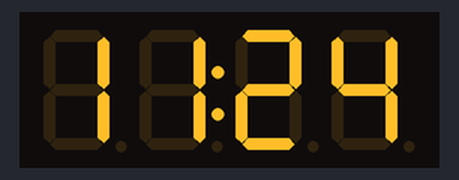
The sketch below on a simulated ESP8266 (NodeMCU). On the bench: 4-digit seven-segment display. WiFi joins after 1.5 s; servers stay silent unless stated; what the sketch prints to the serial monitor is not drawn.

Above: at 3.1 s.
At 65.3 s:
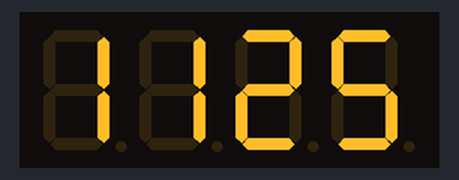
At 129.0 s:
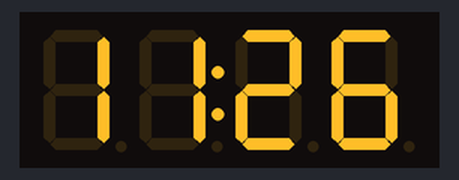

The sketch:

NTPClock2.ino
```cpp
#include "NTPClock2.h"
//#include "SevenSegmentTM1637.h"
#include "SevenSegmentExtended.h"

// Module connection pins
const byte PIN_CLK = 0;   // define CLK pin (any digital pin)
const byte PIN_DIO = 2;   // define DIO pin (any digital pin)

// Create clock object
SevenSegmentExtended clock(PIN_CLK, PIN_DIO);

//-----------------------------------------------------------------------------
// SETUP     SETUP     SETUP     SETUP     SETUP     SETUP     SETUP     SETUP
//-----------------------------------------------------------------------------
void setup() {
  Serial.begin(9600);

  // All the WiFi and NTP stuff
  doSetup();

  // LED TM1637 Display
  clock.begin();
  clock.setBacklight(100);//% brightness
  //clock.setColonOn(true);

  Serial.println("Setup completed");
}

//-----------------------------------------------------------------------------
// LOOP     LOOP     LOOP     LOOP     LOOP     LOOP     LOOP     LOOP     LOOP
//-----------------------------------------------------------------------------
void loop() {
  //digitalClockDisplay();

  //We just want the hour() and minute() to display
  clock.printTime(hour(),minute(),true);

  // We don't need to do this very often
  delay(400);
}
```

NTPClock2.h
```cpp
/* A simple UDP example which connects to an NTP (Network Time Protocol) ideally in a pool (so we get
 * a random NTP server given to us from that pool).
 *
 * The reply (seconds since midnight 1970) is then converted into the date and time for use in emails.
 *
 */
#include <arduino.h>
#include <ESP8266WiFi.h>
#include <WiFiUdp.h>

// See the Arduino Playground for this useful time synchronisation library
#include <TimeLib.h>

// Just an open port we can use for the UDP packets coming back in
unsigned int localPort = 8888;

// this is the "pool" name for any number of NTP servers in the pool.
// If you're not in the UK, use "time.nist.gov"
char timeServer[] = "uk.pool.ntp.org";

// NTP time stamp is in the first 48 bytes of the message
const int NTP_PACKET_SIZE = 48;

//buffer to hold incoming and outgoing packets
byte packetBuffer[NTP_PACKET_SIZE];

// A UDP instance to let us send and receive packets over UDP
WiFiUDP Udp;

// Your time zone relative to GMT / UTC
const int timeZone = 1;

void printDigits(int digits){
  // utility for digital clock display: prints preceding colon and leading 0
  Serial.print(":");
  if(digits < 10)
    Serial.print('0');
  Serial.print(digits);
}

void digitalClockDisplay(){
  // digital clock display of the time
  Serial.print(hour());
  printDigits(minute());
  printDigits(second());
  Serial.print("    ");
  Serial.print(day());
  Serial.print("/");
  Serial.print(month());
  Serial.print("/");
  Serial.print(year());
  Serial.println();
}

//-----------------------------------------------------------------------------
// send an NTP request to the time server at the given address
//-----------------------------------------------------------------------------
void sendNTPpacket(char* address) {
  // set all bytes in the buffer to 0
  memset(packetBuffer, 0, NTP_PACKET_SIZE);
  // Initialize values needed to form NTP request
  // (see URL above for details on the packets)
  packetBuffer[0] = 0b11100011;   // LI, Version, Mode
  packetBuffer[1] = 0;     // Stratum, or type of clock
  packetBuffer[2] = 6;     // Polling Interval
  packetBuffer[3] = 0xEC;  // Peer Clock Precision
  // 8 bytes of zero for Root Delay & Root Dispersion
  packetBuffer[12] = 49;
  packetBuffer[13] = 0x4E;
  packetBuffer[14] = 49;
  packetBuffer[15] = 52;

  // all NTP fields have been given values, now
  // you can send a packet requesting a timestamp:
  Udp.beginPacket(address, 123); //NTP requests are to port 123
  Udp.write(packetBuffer, NTP_PACKET_SIZE);
  Udp.endPacket();
}

time_t getNTPTime() {

  // Send a UDP packet to the NTP pool address
  Serial.print("Sending NTP packet to ");
  Serial.println(timeServer);
  sendNTPpacket(timeServer);

  // Wait to see if a reply is available
  delay(500);
  if (Udp.parsePacket()) {
    // We've received a packet, read the data from it
    Udp.read(packetBuffer, NTP_PACKET_SIZE); // read the packet into the buffer

    // The time-stamp starts at byte 40 of the received packet and is four bytes,
    // or two words, long. First, extract the two words:
    unsigned long highWord = word(packetBuffer[40], packetBuffer[41]);
    unsigned long lowWord = word(packetBuffer[42], packetBuffer[43]);

    // combine the four bytes (two words) into a long integer
    // this is NTP time (seconds since Jan 1 1900)
    unsigned long secsSince1900 = highWord << 16 | lowWord;
    Serial.print("Seconds since Jan 1 1900 = ");
    Serial.println(secsSince1900);

    // now convert NTP time into everyday time:
    Serial.print("Unix time = ");

    // Unix time starts on Jan 1 1970. In seconds, that's 2208988800:
    const unsigned long seventyYears = 2208988800UL;

    // subtract seventy years:
    unsigned long epoch = secsSince1900 - seventyYears + 3600; // DST hardcoded for now

    // Return ms since 01/01/1900
    return epoch;
  }

  // Could not get NTP server response
  Serial.println("No response");
  return 0;
}

//-----------------------------------------------------------------------------
// DOSETUP     DOSETUP     DOSETUP     DOSETUP     DOSETUP     DOSETUP
//-----------------------------------------------------------------------------
void doSetup() {
  // Open serial communications and wait for port to open:
  Serial.begin(9600);

  Serial.println("UIP Ethernet Test for NTP");
  Serial.flush();

  Serial.println("Connecting to Wi-Fi");

  WiFi.mode(WIFI_STA);
  WiFi.begin ("Greypuss", "mrSeal89");
  while (WiFi.status() != WL_CONNECTED) {
    Serial.print(".");
    delay(500);
  }
  Serial.println("WiFi connected");

  // On which port will the UDP respond?
  Udp.begin(localPort);

  // What is the name of the function that retrieves the time (in milliseconds since 01/01/1900)?
  setSyncProvider(getNTPTime);
  setSyncInterval(300); // update time from NTP server every X seconds
}
```
